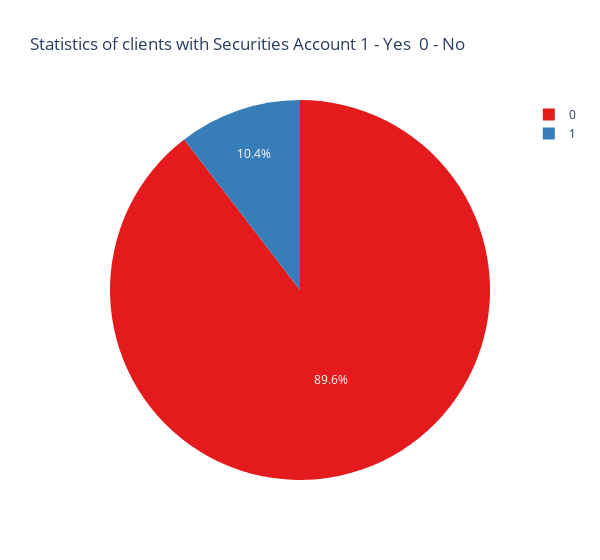

The cell this chart's notebook holds for it:
### Code cell
securities_accounts(dataset)

### Figure 1 — Plotly figure (JSON) as saved in the notebook; plotly's stock layout.template omitted (floating-point values rounded to 4 significant figures)
{"data": [{"domain": {"x": [0, 1], "y": [0, 1]}, "hovertemplate": "label=%{label}<br>Count=%{value}<extra></extra>", "labels": [0, 1], "legendgroup": "", "name": "", "showlegend": true, "type": "pie", "values": [4478, 522]}], "layout": {"legend": {"tracegroupgap": 0}, "piecolorway": ["rgb(228,26,28)", "rgb(55,126,184)", "rgb(77,175,74)", "rgb(152,78,163)", "rgb(255,127,0)", "rgb(255,255,51)", "rgb(166,86,40)", "rgb(247,129,191)", "rgb(153,153,153)"], "title": {"text": "Statistics of clients with Securities Account\t1 - Yes\t 0 - No"}, "width": 600}}
